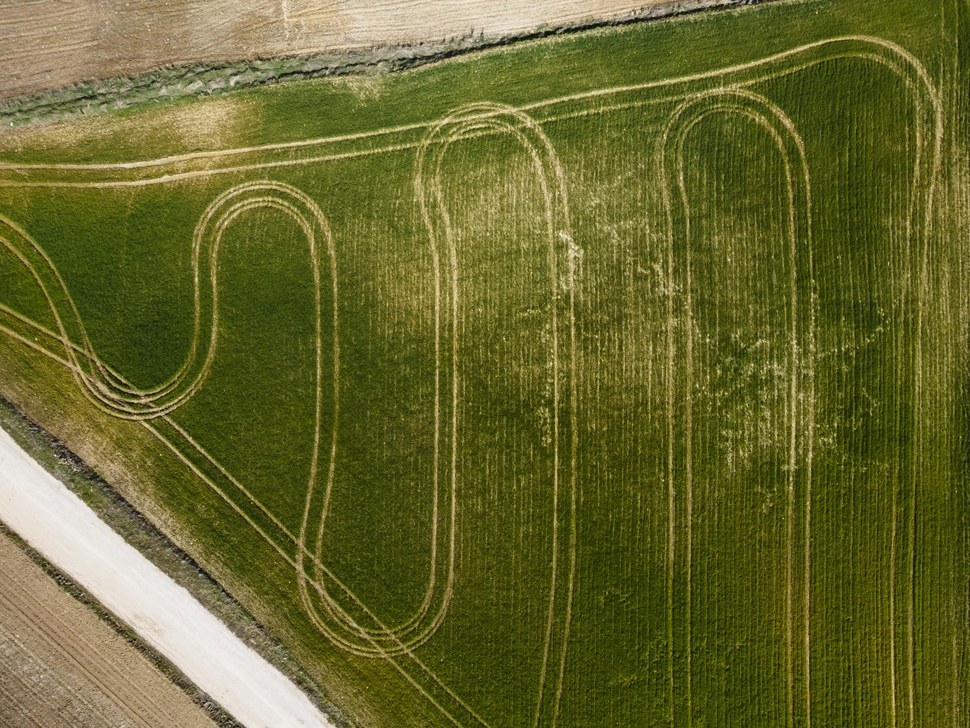
#> input picture Photo-Exemple/aerial-scenery-view-nature.jpg, 970 x 728 px, shrunk from 3706 x 2780 before the run
$ python problematic_ndvi.py ../Photo-Exemple/aerial-scenery-view-nature.jpg out.png 1.0
#> lines starting #> are read from the running program, lines starting #| are printed output that depends on the picture
### OLD/analysis.py
import cv2
import numpy as np
import rawpy

def load_image(file_path):
    """
    Загружает изображение из файла.
    Поддерживаемые форматы: JPG, PNG, BMP и RAW (через rawpy).
    Возвращает numpy-массив формата (H, W, 3) в RGB.
    """
    file_path_lower = file_path.lower()
    if file_path_lower.endswith(('.raw', '.dng', '.nef', '.cr2', '.arw')):
        # Если формат RAW – используем rawpy
        with rawpy.imread(file_path) as raw:
            rgb = raw.postprocess(output_bps=8)
        image = rgb
    else:
        # Читаем изображение через OpenCV (BGR -> RGB)
        img_bgr = cv2.imread(file_path)
#> img_bgr is the input picture: shape (728, 970, 3); mean B, G, R 45.1, 103.1, 102.9
        if img_bgr is None:
            raise RuntimeError("Не удалось загрузить изображение.")
        image = cv2.cvtColor(img_bgr, cv2.COLOR_BGR2RGB)
    return image

# [115 lines left out: functions compute_indices, generate_heatmap, classify_index, not called in this run]

### OLD/problematic_ndvi.py
import os
import cv2
import numpy as np
from analysis import load_image

def generate_problematic_ndvi_image(input_image_path, output_path, threshold=0.1, overlay_color=(0,0,255), alpha=0.5):
    """
    Генерирует изображение на основе приближённого NDVI, в котором проблемные области выделены красным цветом.

    Параметры:
      input_image_path - путь к исходному изображению
      output_path - путь для сохранения итогового изображения
      threshold - порог NDVI, ниже которого участок считается проблемным (по умолчанию 0.1)
      overlay_color - цвет для наложения (BGR, по умолчанию красный: (0, 0, 255))
      alpha - коэффициент прозрачности наложения (0..1, по умолчанию 0.5)
    """
    # Загружаем исходное изображение (в формате RGB)
    image_rgb = load_image(input_image_path)
    image_rgb = image_rgb.astype('float32')

    # Разбиваем на каналы
    R = image_rgb[:, :, 0]
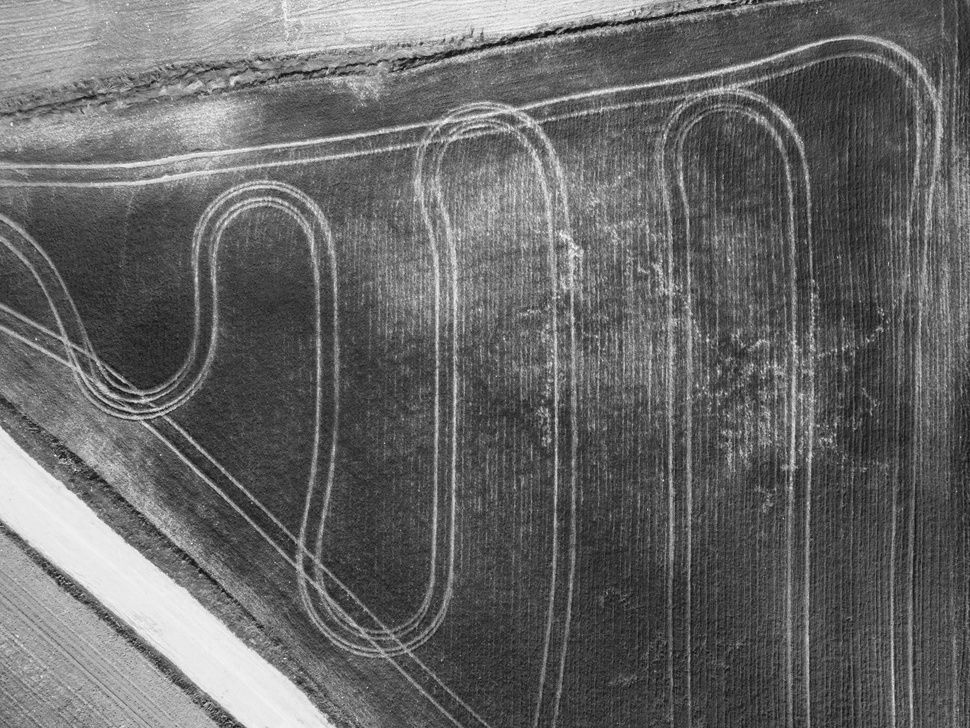
#> R: shape (728, 970) float32; min 8, max 255, mean 102.9
    G = image_rgb[:, :, 1]
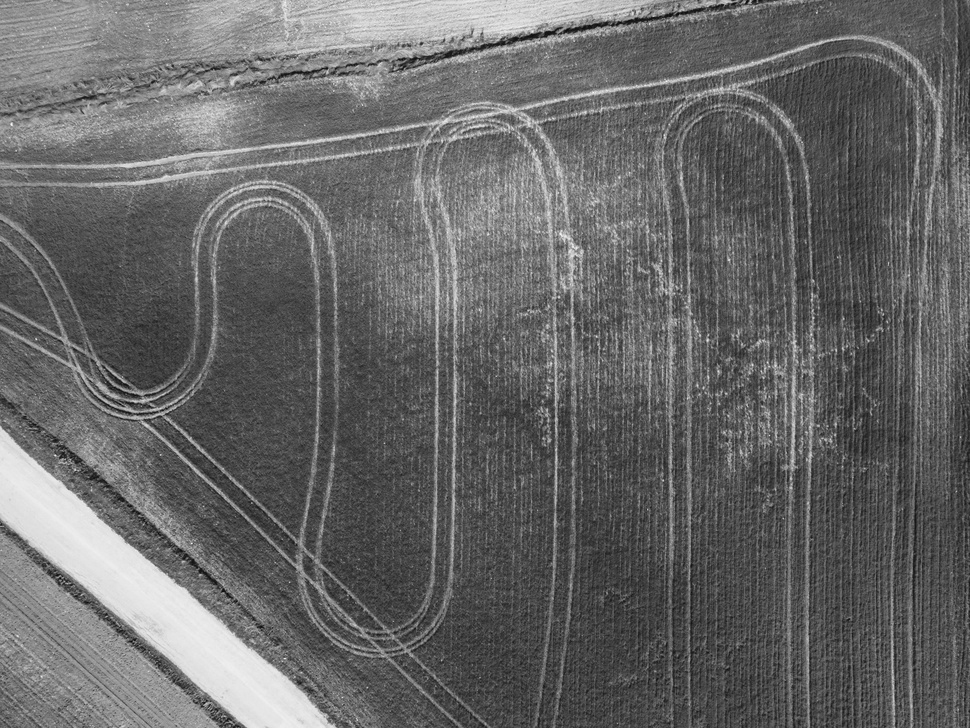
#> G: shape (728, 970) float32; min 3, max 249, mean 103.1
    B = image_rgb[:, :, 2]
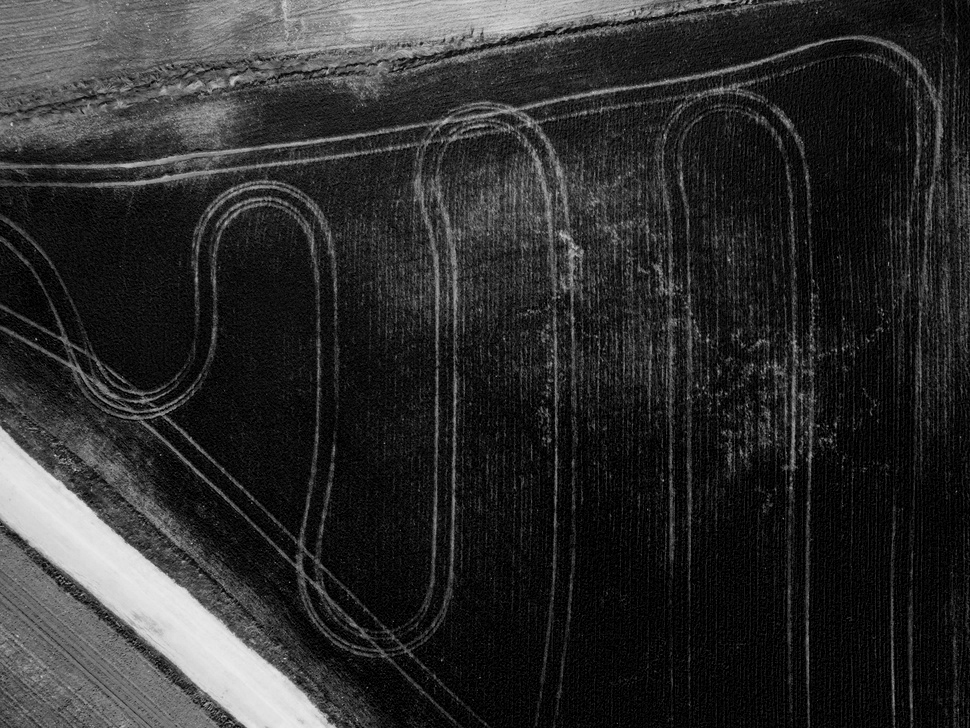
#> B: shape (728, 970) float32; min 0, max 236, mean 45.1
    epsilon = 1e-6
    # Вычисляем приближённый NDVI (используем G вместо NIR)
    ndvi = (G - R) / (G + R + epsilon)
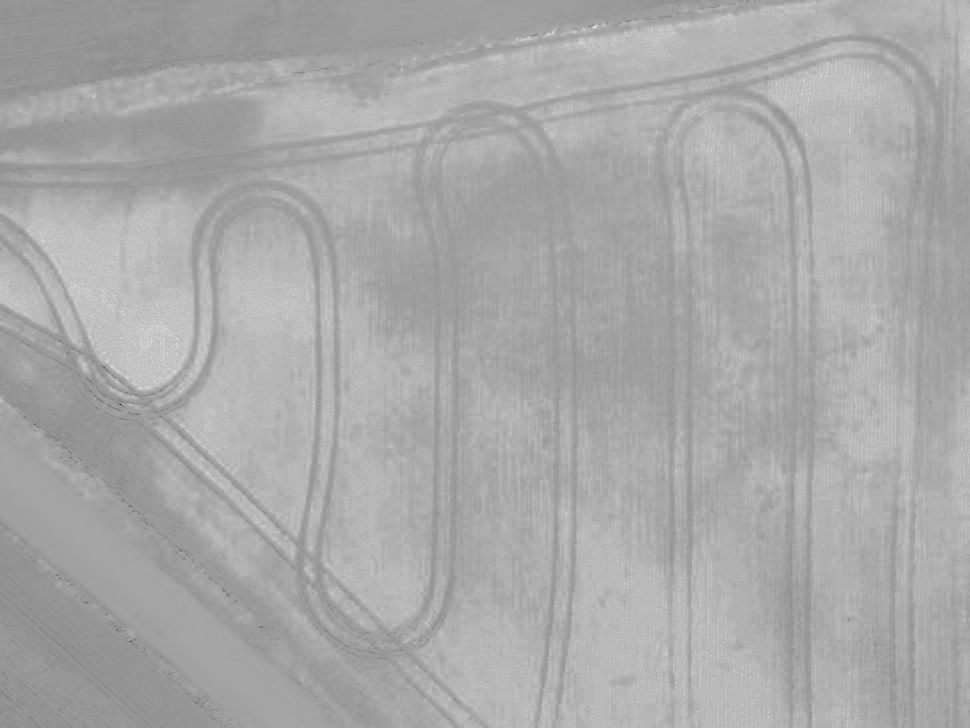
#> ndvi: shape (728, 970) float32; min -0.7, max 0.375, mean 0.0141; drawn with min black and max white

    # Создаем маску проблемных участков: NDVI ниже порога
    problematic_mask = ndvi < threshold  # проблемные области
#> problematic_mask: shape (728, 970) bool; every value is 1

    # Преобразуем исходное изображение в BGR для наложения (OpenCV работает с BGR)
    image_bgr = cv2.cvtColor(image_rgb.astype('uint8'), cv2.COLOR_RGB2BGR)

    # Создаем копию для наложения
    overlay = image_bgr.copy()
    # Накладываем заданный цвет на проблемные области
    overlay[problematic_mask] = overlay_color
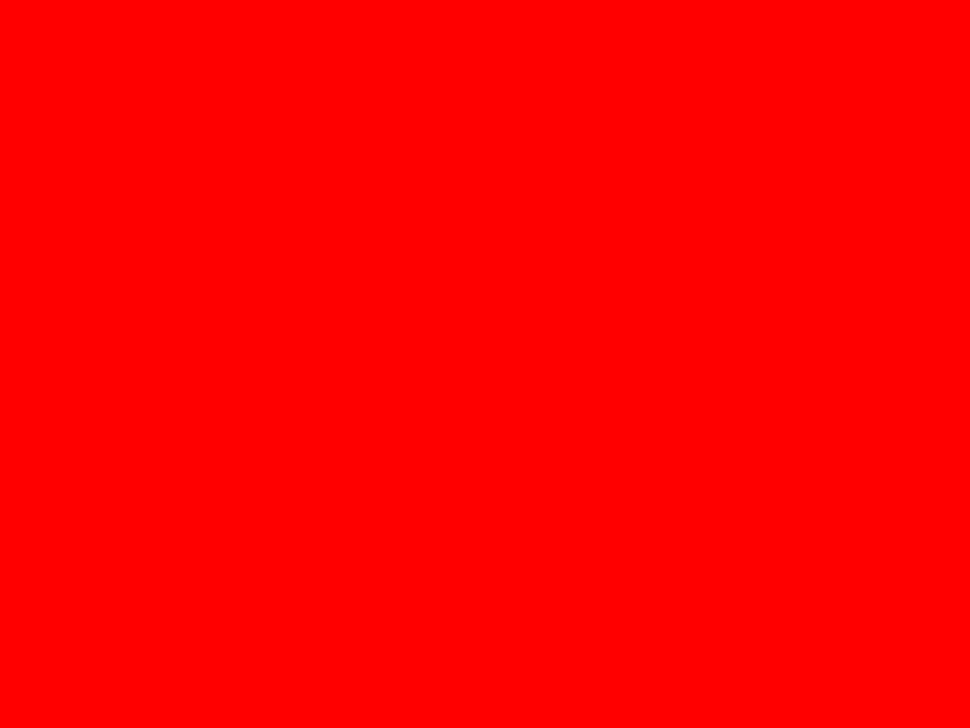
#> overlay: shape (728, 970, 3); mean B, G, R 0, 0, 255

    # Смешиваем оригинальное изображение и оверлей
    output_image = cv2.addWeighted(overlay, alpha, image_bgr, 1 - alpha, 0)
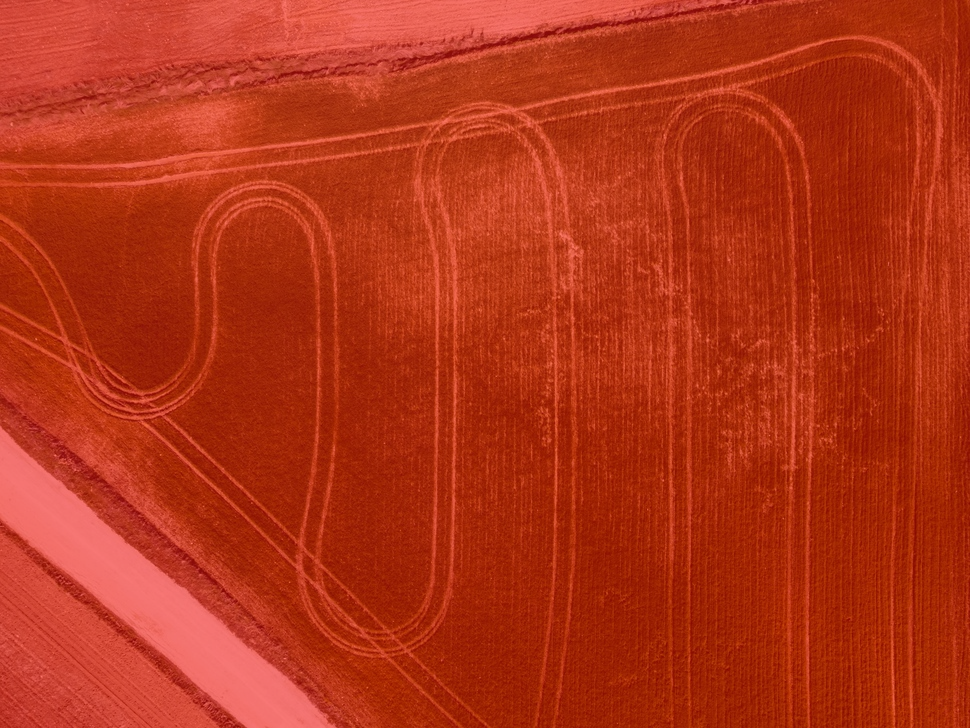
#> output_image: shape (728, 970, 3); mean B, G, R 22.5, 51.5, 179

    # Сохраняем итоговое изображение
    cv2.imwrite(output_path, output_image)
    print(f"Изображение с выделенными проблемными участками сохранено в: {output_path}")

# Пример использования: если запускать этот файл напрямую, можно передать аргументы.
if __name__ == '__main__':
    import sys
    if len(sys.argv) < 3:
        print("Использование: python problematic_ndvi.py input_image_path output_image_path [threshold]")
    else:
        input_path = sys.argv[1]
        output_path = sys.argv[2]
        thresh = float(sys.argv[3]) if len(sys.argv) > 3 else 0.1
        generate_problematic_ndvi_image(input_path, output_path, threshold=thresh)

$ run again, on Photo-Exemple/bernd-dittrich-Nytg4Q5Mzbw-unsplash.jpg
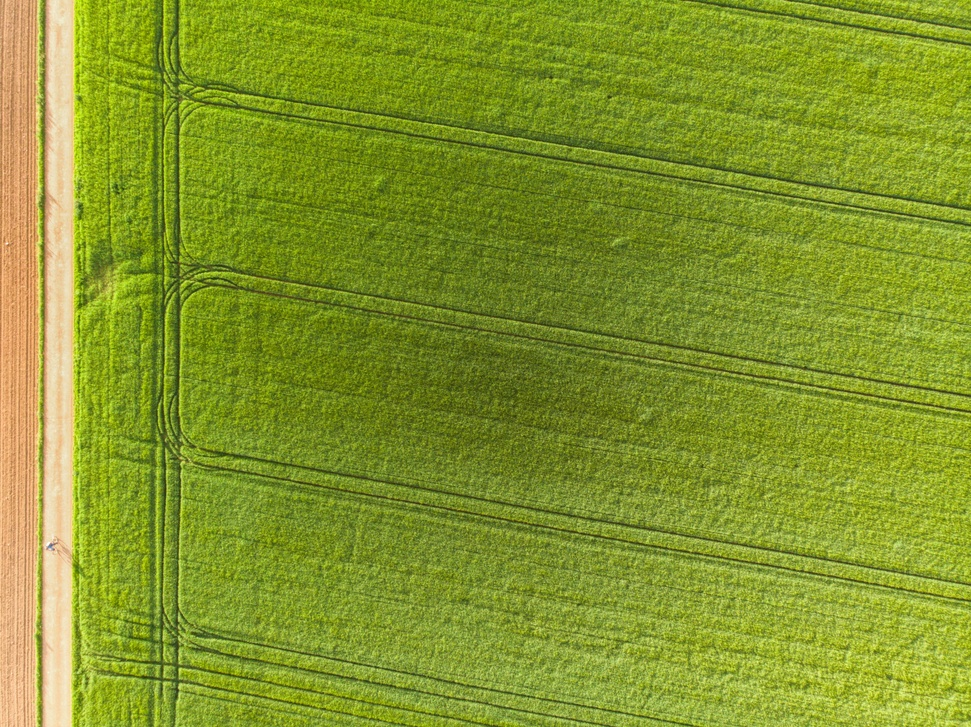
#> input picture Photo-Exemple/bernd-dittrich-Nytg4Q5Mzbw-unsplash.jpg, 971 x 727 px, shrunk from 4048 x 3032 before the run
#> in load_image, img_bgr is the input picture: shape (727, 971, 3); mean B, G, R 43.1, 151.2, 132.9
#> in generate_problematic_ndvi_image, `ndvi = (G - R) / (G + R + epsilon)`:
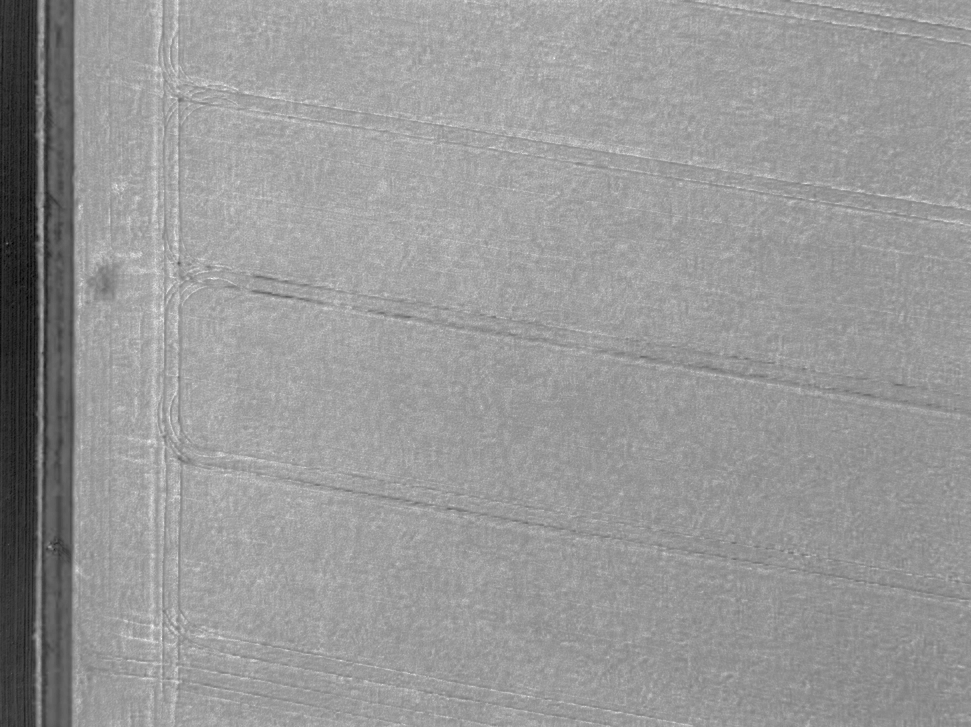
#> ndvi: shape (727, 971) float32; min -0.24, max 0.283, mean 0.0728; drawn with min black and max white
#> problematic_mask: shape (727, 971) bool; every value is 1
#> in generate_problematic_ndvi_image, `output_image = cv2.addWeighted(overlay, alpha, image_bgr, 1 - alpha, 0)`:
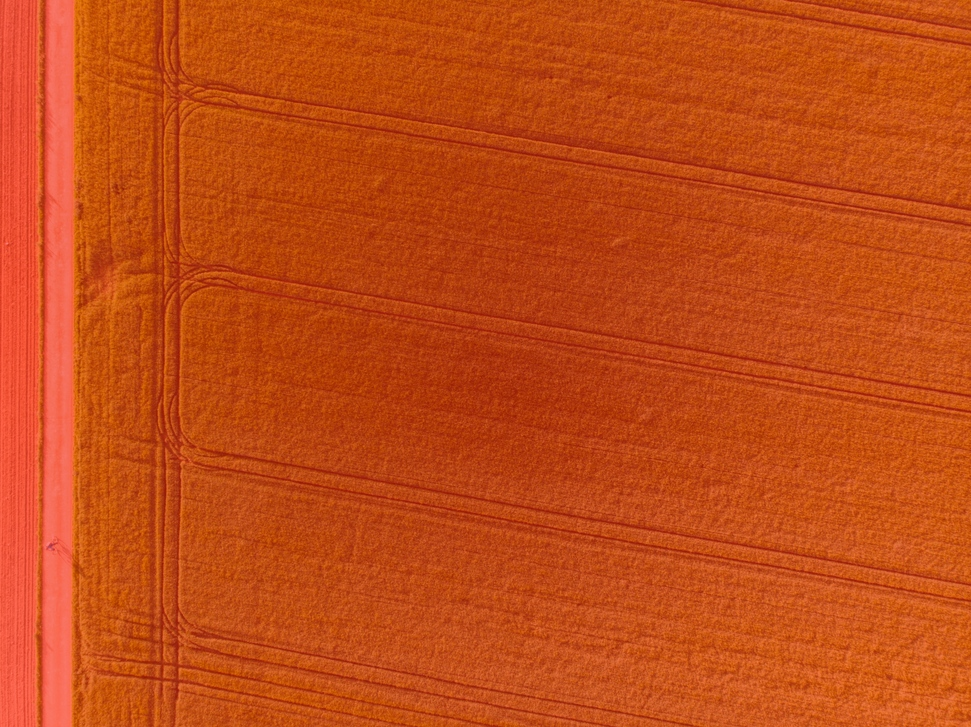
#> output_image: shape (727, 971, 3); mean B, G, R 21.6, 75.6, 194

$ run again, on Photo-Exemple/ivan-bandura-Oei00n8F5JQ-unsplash.jpg
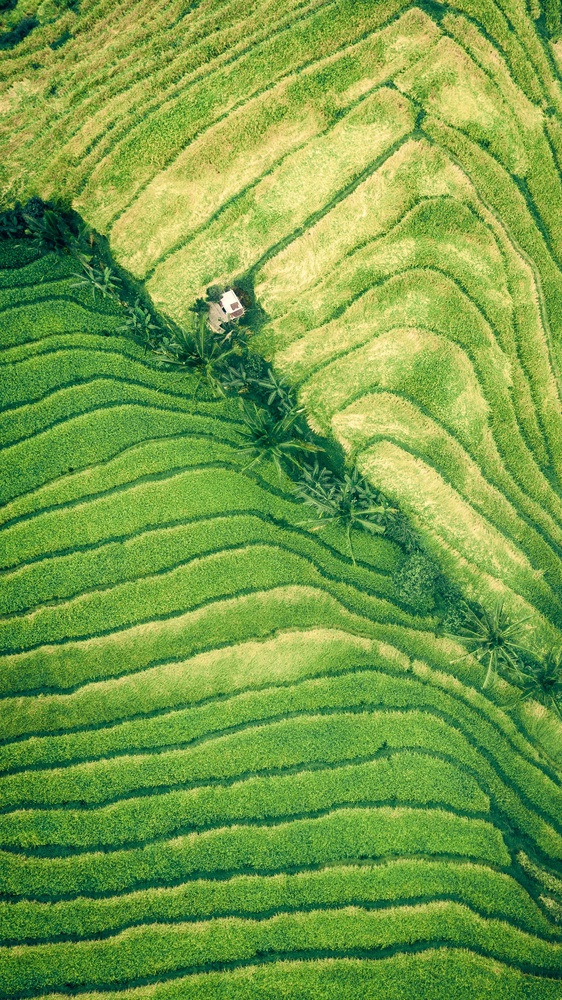
#> input picture Photo-Exemple/ivan-bandura-Oei00n8F5JQ-unsplash.jpg, 562 x 1000 px, shrunk from 1908 x 3392 before the run
#> in load_image, img_bgr is the input picture: shape (1000, 562, 3); mean B, G, R 70.6, 157.9, 117.1
#> in generate_problematic_ndvi_image, `problematic_mask = ndvi < threshold`:
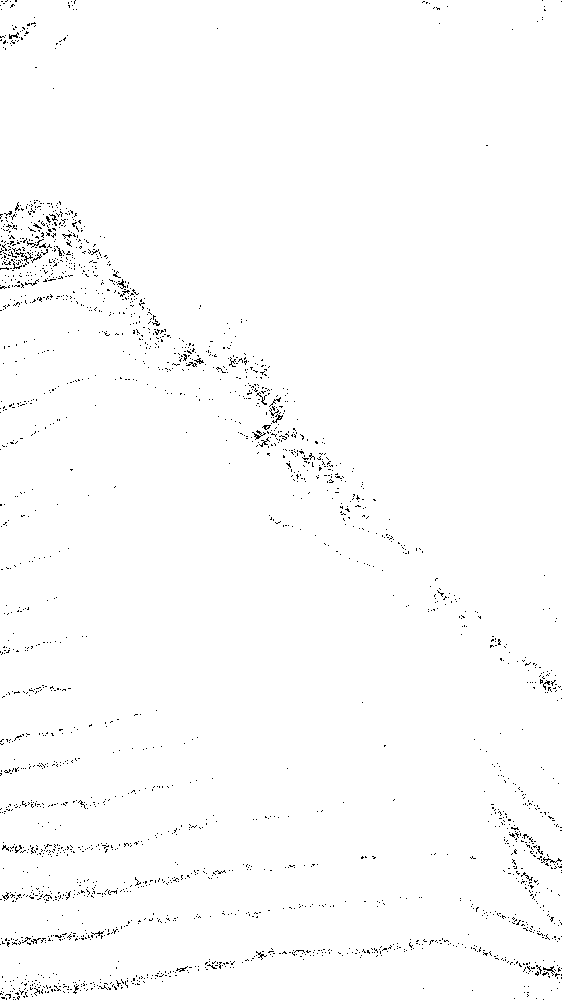
#> problematic_mask: shape (1000, 562) bool; 98.9% white; black in thin lines or dots
#> in generate_problematic_ndvi_image, `output_image = cv2.addWeighted(overlay, alpha, image_bgr, 1 - alpha, 0)`:
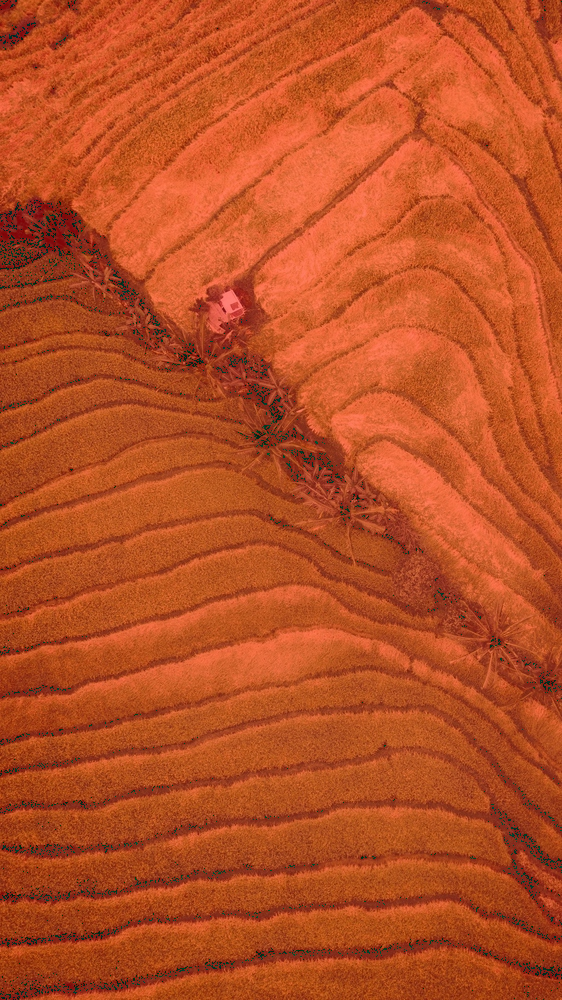
#> output_image: shape (1000, 562, 3); mean B, G, R 35.5, 79.3, 184.6
